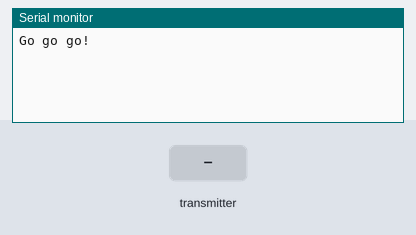
The sketch below on a simulated Arduino Uno, built with avr-gcc and run on an emulated ATmega328P. On the bench: the last lines printed to the serial monitor. Inputs (shaded band) come from the test bench. No radio packets arrive unless stated.

Above: at 1.2 s.
1.3 s: the transmitter starts sending temps = 0
At 1.37 s:
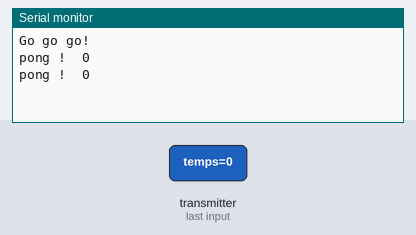
3.2 s: the transmitter starts sending temps = 25
At 3.27 s:
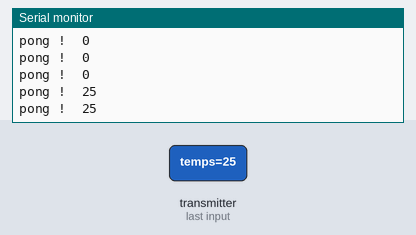

Measured:
- after the input at 1.3 s, the serial monitor: prints a new line at once (image 1)
- after the input at 3.2 s, the serial monitor: prints a new line at once (image 2)

The sketch:

rfrec.ino
```cpp
#include <SPI.h>
#include <RF24.h>

#define PIN_CS  10
#define PIN_CE  9

RF24 radio(PIN_CE,PIN_CS);

const uint64_t pipeA = 0xF0F0F0F0E1LL;
const uint64_t pipeB = 0xF0F0F0F0D2LL;

void setup() {
  Serial.begin(115200);
  Serial.println(F("Go go go!"));

  radio.begin();

  // Activer l'accusé réception
  radio.enableAckPayload();
  // L'accusé réception est dynamique
  radio.enableDynamicPayloads();

  // réglage de l'amplificateur
  radio.setPALevel(RF24_PA_LOW);
  //radio.setPALevel(RF24_PA_HIGH);

  // réglage des canaux (pipe)
  radio.openWritingPipe(pipeA);
  radio.openReadingPipe(1,pipeB);

  // En écoute
  radio.startListening();
}

void loop() {
  unsigned long temps;

  // Des données sont-elle disponibles ?
  if(radio.available()){
    // oui, lecture
    while (radio.available()) {
      radio.read(&temps, sizeof(unsigned long));
    }

    // arrête émission
    radio.stopListening();
    // envoi de la réponse
    radio.write(&temps, sizeof(unsigned long));
    // reprise de la réception
    radio.startListening();

    // Affichage
    Serial.print(F("pong !  "));
    Serial.println(temps);
  }
}
```
